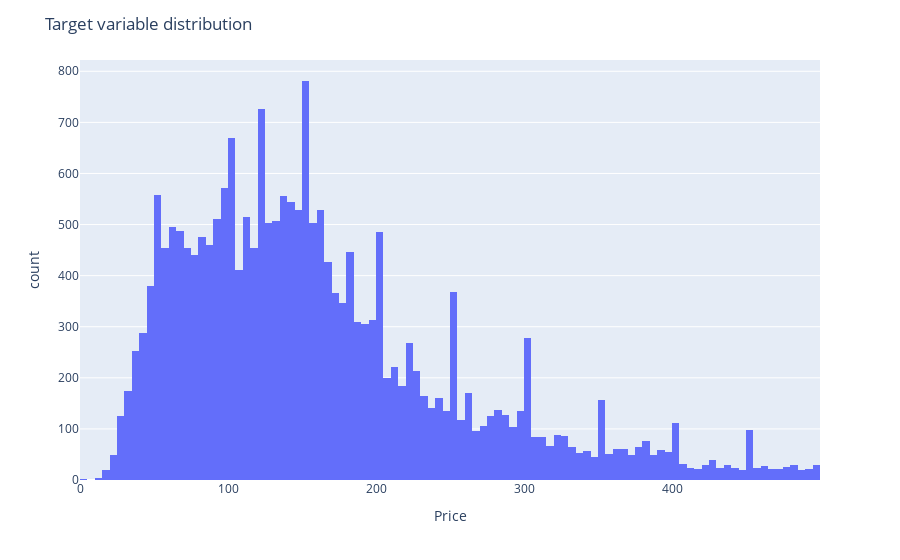

The cell this chart's notebook holds for it:
### Markdown cell above
Let's plot the target variable to check the MAE in this context:

### Code cell
# Price histogram. max $500 is a sensible value considering the current price distribution (long tail after $500)
price = df_listings['price'].astype('float')
fig = px.histogram(x=price[price < 500])

fig.update_layout(
    title='Target variable distribution',
    xaxis_title="Price"
)

### Figure 1 — Plotly figure (JSON) as saved in the notebook; plotly's stock layout.template omitted (floating-point values rounded to 4 significant figures; data arrays with more than 128 entries replaced by an {"elided": "..."} marker saying what was removed)
{"data": [{"alignmentgroup": "True", "bingroup": "x", "hovertemplate": "x=%{x}<br>count=%{y}<extra></extra>", "legendgroup": "", "marker": {"color": "#636efa", "pattern": {"shape": ""}}, "name": "", "offsetgroup": "", "orientation": "v", "showlegend": false, "type": "histogram", "x": {"elided": "21859 int values"}, "xaxis": "x", "yaxis": "y"}], "layout": {"barmode": "relative", "legend": {"tracegroupgap": 0}, "margin": {"t": 60}, "title": {"text": "Target variable distribution"}, "xaxis": {"anchor": "y", "domain": [0, 1], "title": {"text": "Price"}}, "yaxis": {"anchor": "x", "domain": [0, 1], "title": {"text": "count"}}}}
